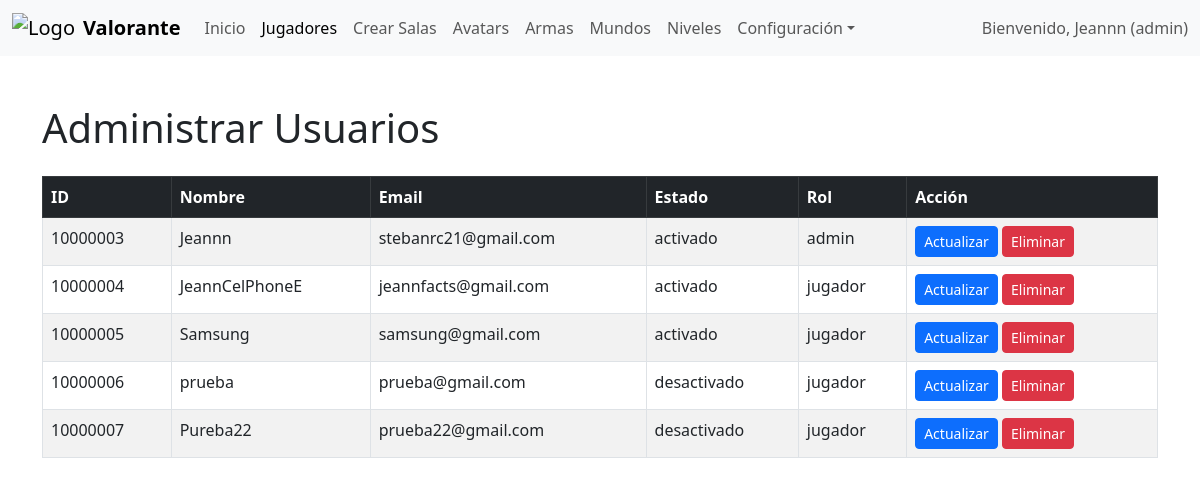
/admin/jugadores/jugadores.php (signed in), run on an earlier commit of the app's database.
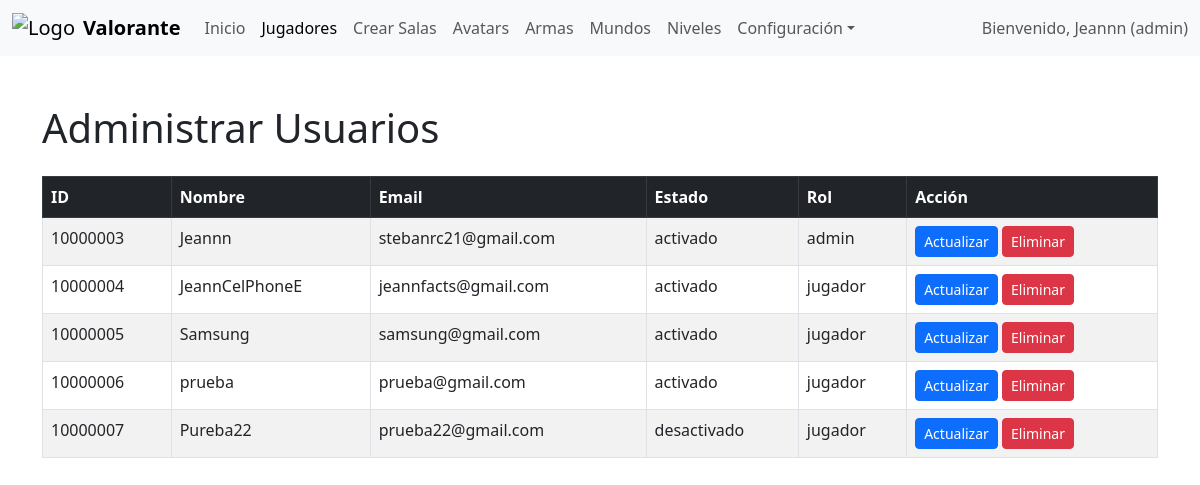
And on a later commit of the database.
### tables this page shows
CREATE TABLE `usuarios` (
  `doc` int(11) NOT NULL,
  `nom_usu` varchar(255) NOT NULL,
  `contra` varchar(255) NOT NULL,
  `email` varchar(255) NOT NULL,
  `id_avatar` int(11) NOT NULL,
  `id_rol` int(11) NOT NULL,
  `id_estado` int(11) NOT NULL,
  `ultima_sesion` timestamp NOT NULL DEFAULT current_timestamp(),
  `create_at` timestamp NOT NULL DEFAULT current_timestamp(),
  `update_at` timestamp NOT NULL DEFAULT current_timestamp() ON UPDATE current_timestamp()
);

CREATE TABLE `estados` (
  `id_estado` int(11) NOT NULL,
  `nom_estado` varchar(255) NOT NULL
);

CREATE TABLE `roles` (
  `id_rol` int(11) NOT NULL,
  `nom_rol` varchar(255) NOT NULL
);

### include/consultas.php (called while the page is built, shortened)
<?php
function obtenerUsuarios() {
    return "SELECT usuarios.doc, usuarios.nom_usu, usuarios.email, estados.id_estado, nom_estado, roles.id_rol, roles.nom_rol
    FROM usuarios
    LEFT JOIN estados ON usuarios.id_estado = estados.id_estado
    LEFT JOIN roles ON usuarios.id_rol = roles.id_rol";
}
?>

### admin/jugadores/jugadores.php (the view, shortened to what this page needs)
<?php
require_once('../header.php');
?>
<body>
    <div class="container mt-5">
        <h1 class="mb-4">Administrar Usuarios</h1>
        <table class="table table-striped table-bordered">
            <thead class="table-dark">
                <tr>
                    <th>ID</th>
                    <th>Nombre</th>
                    <th>Email</th>
                    <th>Estado</th>
                    <th>Rol</th>
                    <th>Acción</th>
                </tr>
            </thead>
            <tbody>
                <?php
                try {
                    $sql = $con->prepare(obtenerUsuarios());
                    $sql->execute();
                    $filas = $sql->fetchAll(PDO::FETCH_ASSOC);
                    foreach ($filas as $detalle) {
                ?>
                    <tr>
                        <td><?php echo $detalle['doc']; ?></td>
                        <td><?php echo $detalle['nom_usu']; ?></td>
                        <td><?php echo $detalle['email']; ?></td>
                        <td><?php echo $detalle['nom_estado']; ?></td>
                        <td><?php echo $detalle['nom_rol']; ?></td>
                        <td>
                            <button class="btn btn-primary btn-sm" data-bs-toggle="modal" data-bs-target="#modalActualizar"
                                    onclick="cargarDatosModal('<?php echo $detalle['doc']; ?>',
                                                              '<?php echo $detalle['nom_usu']; ?>',
                                                              '<?php echo $detalle['email']; ?>',
                                                              '<?php echo $detalle['id_estado']; ?>',
                                                              '<?php echo $detalle['id_rol']; ?>')"> Actualizar
                            </button>
                            <a class="btn btn-danger btn-sm" href="eliminarJugadores.php?id=<?php echo $detalle['doc']; ?>" onclick="return confirm('¿Desea eliminar el registro?')">Eliminar</a>
                        </td>
                    </tr>
                <?php
                    }
                } catch (Exception $e) {
                    echo "<tr><td colspan='8'>Error al cargar los datos: " . ($e->getMessage()) . "</td></tr>";
                }
                ?>
            </tbody>
        </table>
    </div>
</body>
</html>

What changed in the data, as far as the page shows it:
changed usuarios "prueba": id_estado.nom_estado "desactivado" → "activado"
